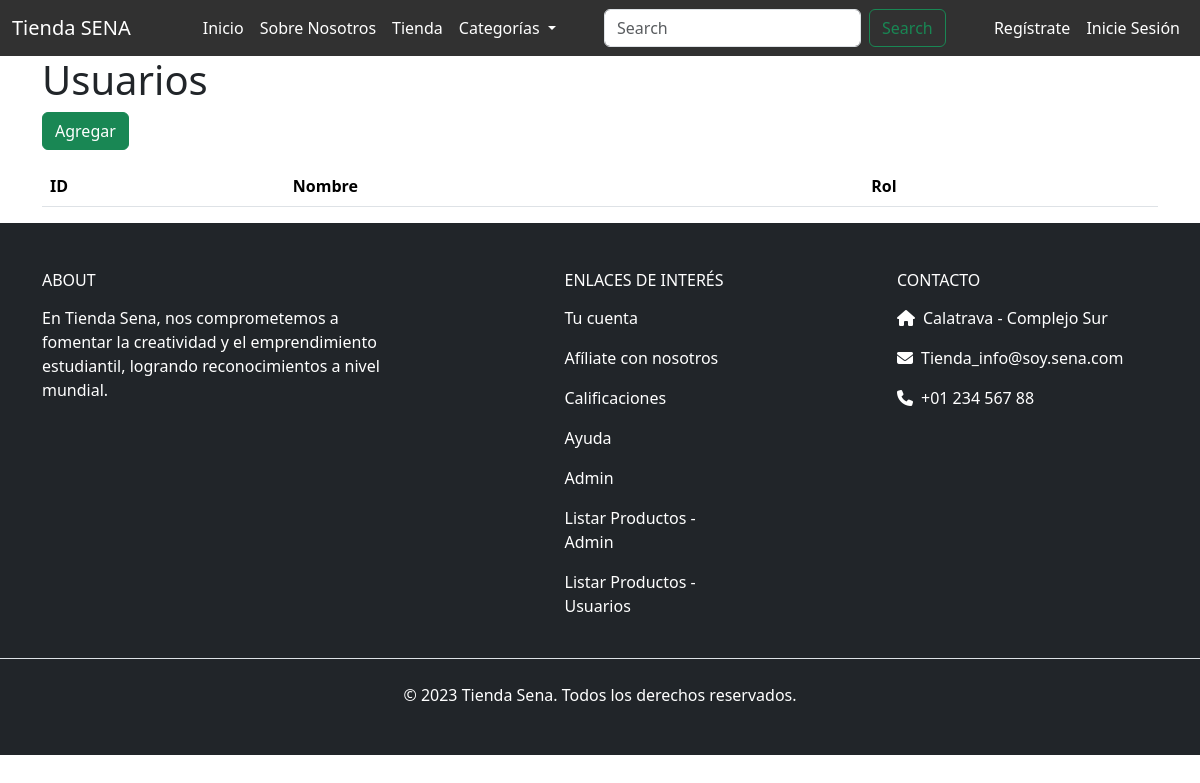
Before: /usuarios with the older database file.
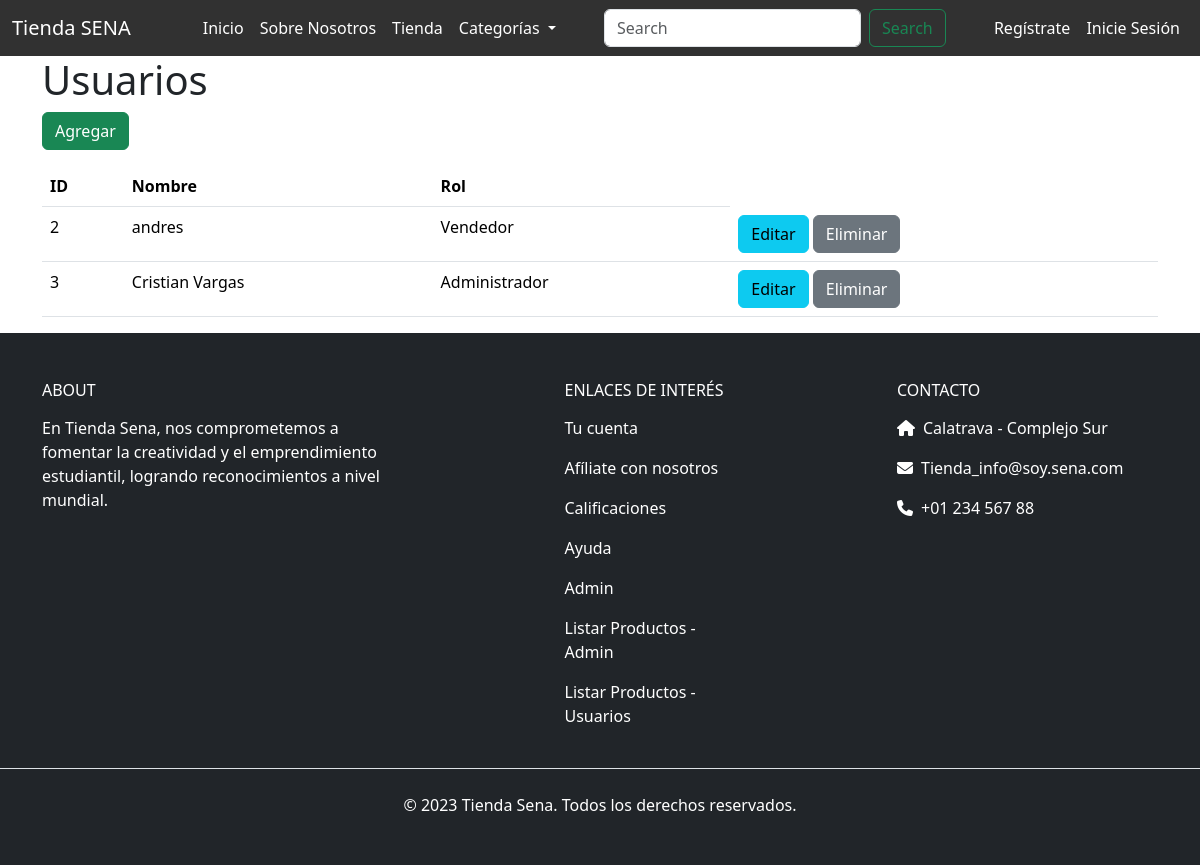
After: the same page with the newer database file.
### tienda_sena/models.py (models this page shows, shortened)
class Usuario(models.Model):
    nombre_apellido = models.CharField(max_length=150)
    correo = models.CharField(max_length=254)
    password = models.CharField(max_length=254)
    ROLES = (
        (1, "Administrador"),
        (2, "Cliente"),
        (3, "Vendedor"),
    )
    rol = models.IntegerField(choices=ROLES, default=2)
    imagen_perfil = models.ImageField(upload_to='usuarios/', null=True, blank=True)  # Campo para la foto de perfil

### tienda_sena/views.py (the view)
# urls.py: path('usuarios', views.usuarios, name='usuarios'),
def usuarios(request):
    q = Usuario.objects.all()
    contexto = { "data": q }
    return render(request, "administrador/usuarios/listar_usuarios.html", contexto)

### tienda_sena/context_processors.py (called while the page is built)
def categorias(request):
    categorias = Producto.CATEGORIAS
    return {'categorias': categorias}

def colores(request):
    colores = Producto.COLORES
    return {'colores': colores}

### tienda_sena/templates/administrador/usuarios/listar_usuarios.html
{% extends 'bases/base.html' %}
{% load static %}
{% block main%}
<div class="container">
    <h1>Usuarios</h1>
    <a href="{% url 'agregar_usuario' %}" class="btn btn-success mb-3">Agregar</a>
    <table class="table">
        <thead>
            <tr>
                <th>ID</th>
                <th>Nombre</th>
                <th>Rol</th>
            </tr>
        </thead>
        <tbody>
            {% for x in data %}
                <tr>
                    <td>{{ x.id }}</td>
                    <td>{{ x.nombre_apellido }}</td>
                    <td>{{ x.get_rol_display }}</td>
                    <td>
                        <a href="{% url 'editar_usuario' x.id %}" class="btn btn-info">Editar</a>
                        <a href="{% url 'eliminar_usuario' x.id %}" class="btn btn-secondary">Eliminar</a>
                    </td>
                </tr>
            {% endfor %}
        </tbody>
    </table>
</div>
{% endblock %}

### tienda_sena/templates/bases/base.html (shortened to what this page needs)
{% load static humanize custom_filters %}
<!DOCTYPE html>
<html lang="en">
<head>
  <link rel="stylesheet" href="{% static 'css/style.css' %}" />
  <link rel="stylesheet" href="{% static 'css/bootstrap.min.css' %}" />
  <link rel="stylesheet" href="{% static 'css/login.css' %}" />
  <link href="https://cdnjs.cloudflare.com/ajax/libs/font-awesome/6.4.0/css/all.min.css" rel="stylesheet">
  <link href="https://cdnjs.cloudflare.com/ajax/libs/font-awesome/6.4.2/css/all.min.css" rel="stylesheet">
</head>
<body>
  <header class="text-white">
    <nav class=" nav_styles navbar navbar-expand-lg">
        <div class="container-fluid">
          <a class="navbar-brand text-white me-5" href="#">Tienda SENA</a>
          <div class="collapse navbar-collapse" id="navbarSupportedContent">
            <ul class="navbar-nav me-auto mb-2 mb-lg-0">
              <li class="nav-item">
                <a class="nav-link active fw-medium text-white ms-3" aria-current="page" href="{% url 'index' %}">Inicio</a>
              </li>
              <li class="nav-item">
                <a class="nav-link active fw-medium text-white" aria-current="page" href="#">Sobre Nosotros</a>
              </li>
              <li class="nav-item">
                <a class="nav-link active fw-medium text-white " aria-current="page" href="#">Tienda</a>
              </li>
              <li class="nav-item dropdown">
                  <a class="nav-link dropdown-toggle text-white" href="#" role="button" data-bs-toggle="dropdown"
                      aria-expanded="false">
                      Categorías
                  </a>
              </li>
            </ul>
            <form class="d-flex" role="search">
              <input class="form-control me-2" type="search" placeholder="Search" aria-label="Search">
              <button class="btn btn-outline-success" type="submit">Search</button>
            </form>
            <ul class="navbar-nav ms-auto">
              <li class="nav-item ">
                {% if request.session.pista %}
                  <a class="nav-link contact-button fw-medium text-white iniciar-sesion-btn" href="#">Mi Perfil</a>
                {% else %}
                  <a class="nav-link contact-button fw-medium text-white" href="{% url 'registrarse' %}">Regístrate</a>
                </li>
                <li class="nav-item iniciar-sesion-btn">
                  <a class="nav-link contact-button fw-medium text-white " href="{% url 'login' %}">Inicie Sesión</a>
                {% endif %}
              </li>
            </ul>
          </div>
        </div>
      </nav>
  </header>
    <main>
      {% block main %} {% endblock %}
    </main>
    <footer class="bg-dark text-white pt-5 pb-4">
        <div class="container">
          <div class="row text-center text-md-start">
            <div class="col-12 col-md-4 col-lg-4 mb-4">
              <h6 class="text-uppercase font-weight-bold mb-3">About</h6>
              <p>
                En Tienda Sena, nos comprometemos a fomentar la creatividad y el emprendimiento estudiantil, logrando
                reconocimientos a nivel mundial.
              </p>
            </div>
            <div class="col-12 col-md-4 col-lg-2 mx-auto mb-4">
              <h6 class="text-uppercase font-weight-bold mb-3">Enlaces de interés</h6>
              <p><a href="#" class="text-white text-decoration-none">Tu cuenta</a></p>
              <p><a href="#" class="text-white text-decoration-none">Afíliate con nosotros</a></p>
              <p><a href="#" class="text-white text-decoration-none">Calificaciones</a></p>
              <p><a href="#" class="text-white text-decoration-none">Ayuda</a></p>
              <p><a href="#" class="text-white text-decoration-none">Admin</a></p>
              <p><a href="{% url 'usuarios' %}" class="text-white text-decoration-none">Listar Productos - Admin</a></p>
              <p><a href="{% url 'lista_productos' %}" class="text-white text-decoration-none">Listar Productos - Usuarios</a></p>
            </div>
            <div class="col-12 col-md-4 col-lg-3 mb-4">
              <h6 class="text-uppercase font-weight-bold mb-3">Contacto</h6>
              <p><i class="fas fa-home me-2"></i>Calatrava - Complejo Sur</p>
              <p><i class="fas fa-envelope me-2"></i>Tienda_info@soy.sena.com</p>
              <p><i class="fas fa-phone me-2"></i>+01 234 567 88</p>
            </div>
          </div>
        </div>
        <div class="text-center py-4 border-top">
          © 2023 Tienda Sena. Todos los derechos reservados.
        </div>
    </footer>
</body>
</html>

### tienda_sena/static/css/style.css (style rules this page uses)
* { margin: 0; padding: 0; box-sizing: border-box; }
.nav_styles { background-color: rgb(49, 49, 49); }

Changed rows visible on the page:
added Usuario: id "2", nombre_apellido "andres", rol "Vendedor"
added Usuario: id "3", nombre_apellido "Cristian Vargas", rol "Administrador"
